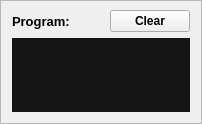
            <widget class="QFrame" name="prog_frame">
             <property name="maximumSize">
              <size>
               <width>100000</width>
               <height>1000</height>
              </size>
             </property>
             <property name="frameShape">
              <enum>QFrame::Shape::StyledPanel</enum>
             </property>
             <property name="frameShadow">
              <enum>QFrame::Shadow::Raised</enum>
             </property>
             <layout class="QVBoxLayout" name="verticalLayout_3">
              <property name="spacing">
               <number>6</number>
              </property>
              <property name="topMargin">
               <number>9</number>
              </property>
              <item>
               <widget class="QFrame" name="prog_header_frame">
                <property name="frameShape">
                 <enum>QFrame::Shape::NoFrame</enum>
                </property>
                <property name="frameShadow">
                 <enum>QFrame::Shadow::Plain</enum>
                </property>
                <layout class="QHBoxLayout" name="horizontalLayout_4">
                 <property name="spacing">
                  <number>0</number>
                 </property>
                 <property name="leftMargin">
                  <number>0</number>
                 </property>
                 <property name="topMargin">
                  <number>0</number>
                 </property>
                 <property name="rightMargin">
                  <number>0</number>
                 </property>
                 <property name="bottomMargin">
                  <number>0</number>
                 </property>
                 <item>
                  <widget class="QLabel" name="prog_label">
                   <property name="font">
                    <font>
                     <pointsize>10</pointsize>
                     <italic>false</italic>
                     <bold>true</bold>
                     <underline>false</underline>
                    </font>
                   </property>
                   <property name="text">
                    <string>Program:</string>
                   </property>
                  </widget>
                 </item>
                 <item>
                  <spacer name="horizontalSpacer">
                   <property name="orientation">
                    <enum>Qt::Orientation::Horizontal</enum>
                   </property>
                   <property name="sizeHint" stdset="0">
                    <size>
                     <width>40</width>
                     <height>20</height>
                    </size>
                   </property>
                  </spacer>
                 </item>
                 <item>
                  <widget class="QPushButton" name="prog_clear_btn">
                   <property name="maximumSize">
                    <size>
                     <width>16777211</width>
                     <height>16777215</height>
                    </size>
                   </property>
                   <property name="font">
                    <font>
                     <pointsize>9</pointsize>
                     <bold>true</bold>
                    </font>
                   </property>
                   <property name="text">
                    <string>Clear</string>
                   </property>
                  </widget>
                 </item>
                </layout>
               </widget>
              </item>
              <item>
               <widget class="QTextEdit" name="prog_textEdit">
                <property name="font">
                 <font>
                  <family>Arial</family>
                  <pointsize>10</pointsize>
                  <bold>false</bold>
                  <kerning>false</kerning>
                 </font>
                </property>
                <property name="styleSheet">
                 <string notr="true">background-color: rgb(21, 21, 21);
color: #fff;
font-size: 10pt;
</string>
                </property>
                <property name="frameShape">
                 <enum>QFrame::Shape::NoFrame</enum>
                </property>
                <property name="frameShadow">
                 <enum>QFrame::Shadow::Plain</enum>
                </property>
                <property name="sizeAdjustPolicy">
                 <enum>QAbstractScrollArea::SizeAdjustPolicy::AdjustToContents</enum>
                </property>
                <property name="readOnly">
                 <bool>true</bool>
                </property>
                <property name="placeholderText">
                 <string/>
                </property>
               </widget>
              </item>
             </layout>
            </widget>
